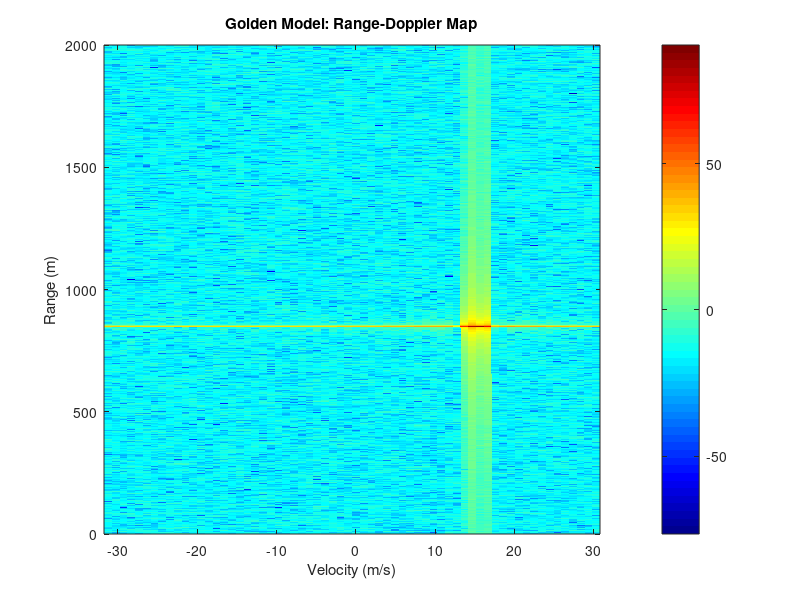

Reproduce this figure in MATLAB.
clear; clc; close all;
%Radar Params
c = 3e8;
fc = 2.4e9;             
lambda = c / fc;
Tc = 1e-3;              
B = 100e6;              
slope = B / Tc;         
fs = 2e6;               
Ns = floor(fs * Tc);    
N_chirps = 64;          

%% 2. Target Definition
target_range = 850;     
target_vel = 15;        
t = (0:Ns-1) / fs;
mix_data = zeros(Ns, N_chirps);

for i = 1:N_chirps
    t_chirp = (i-1) * Tc;
    r_t = target_range + target_vel * t_chirp;
    td = 2 * r_t / c;
    phase_term = 2 * pi * (slope * td .* t + fc * td);
    noise = 0.001 * (randn(size(t)) + 1j*randn(size(t)));
    signal = exp(1j * phase_term) + noise;
    
    mix_data(:, i) = signal.';
end

% Range FFT (Windowed)
win_range = hamming(Ns);
range_fft = fft(mix_data .* win_range, Ns, 1);

% Doppler FFT (Windowed + Shift)
win_doppler = hamming(N_chirps).';
doppler_fft = fft(range_fft .* win_doppler, N_chirps, 2);
rd_map = fftshift(doppler_fft, 2);

% Plot
figure(1);
range_axis = (0:Ns-1) * (c * fs) / (2 * slope * Ns);
vel_axis = linspace(-N_chirps/2, N_chirps/2-1, N_chirps) * (lambda / (2 * N_chirps * Tc));

imagesc(vel_axis, range_axis, 20*log10(abs(rd_map)));
axis xy; colormap('jet'); colorbar;
title('Golden Model: Range-Doppler Map');
xlabel('Velocity (m/s)'); ylabel('Range (m)');
ylim([0 2000]); % Focus on relevant range

%% 5. Export for Vivado Testbench
%% 5. Export for Vivado Testbench
% We verify the FIRST CHIRP first.
chirp_1 = mix_data(:, 1);
scale = 2^14; % Scale up to fill 16-bit range roughly

% --- FIX: Robust File Path Handling ---
% This checks if "data" folder exists; if not, it creates it.
if ~exist('../data', 'dir')
    mkdir('../data');
end

filename = '../data/golden_input_chirp.txt';
fid = fopen(filename, 'w');

% Check if it actually worked this time
if fid == -1
    % Fallback: If ../data fails, just save in the current folder
    fprintf('Warning: Could not save to ../data. Saving in current folder instead.\n');
    fid = fopen('golden_input_chirp.txt', 'w');
end

for k = 1:length(chirp_1)
    re_val = floor(real(chirp_1(k)) * scale);
    im_val = floor(imag(chirp_1(k)) * scale);
    fprintf(fid, '%d %d\n', re_val, im_val);
end
fclose(fid);

fprintf('File saved\n');